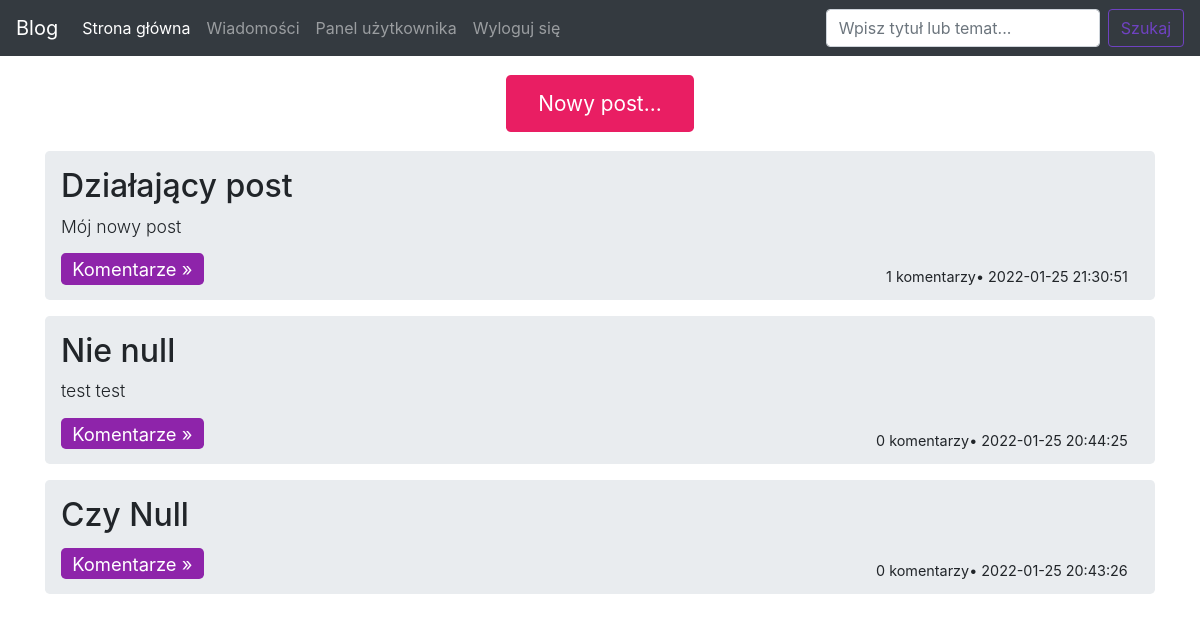
The app's page /Witryna/index.php (signed in), older data.
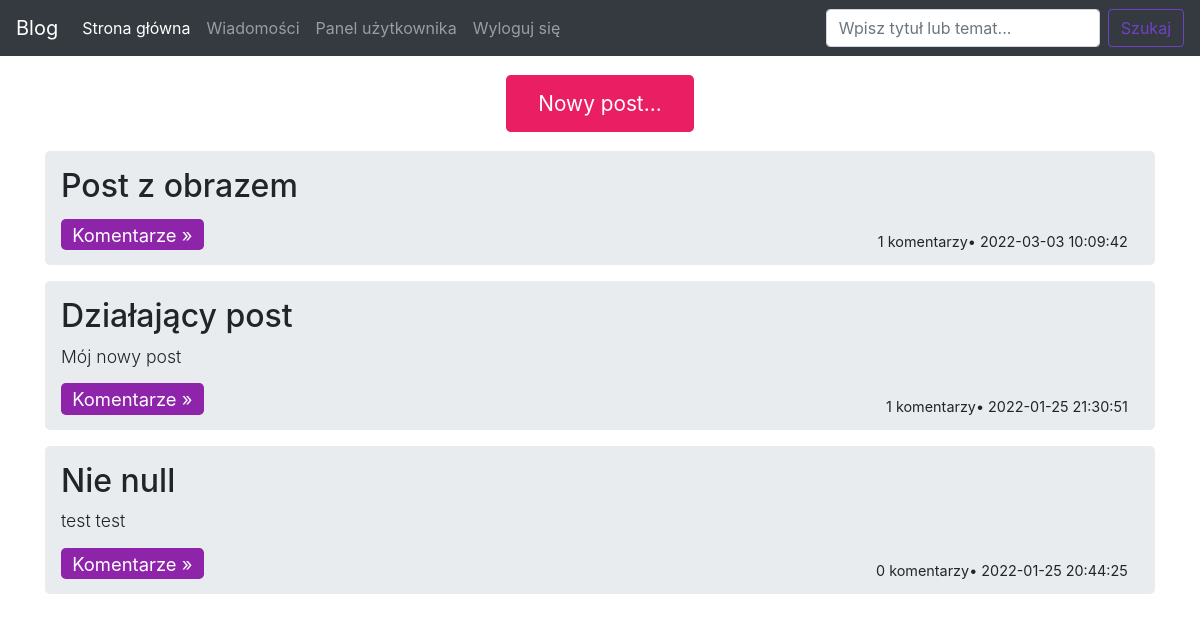
The same page, newer data.
### tables this page shows
CREATE TABLE `posty` (
  `idPost` int(11) NOT NULL,
  `tytul` varchar(200) NOT NULL,
  `data_utworzenia` timestamp NOT NULL DEFAULT current_timestamp() ON UPDATE current_timestamp(),
  `idUzytkownik` int(11) NOT NULL,
  `idTemat` int(11) NOT NULL
);

CREATE TABLE `trescpostow` (
  `idTrescPosta` int(11) NOT NULL,
  `tresc` text DEFAULT NULL,
  `idPost` int(11) NOT NULL
);

### Witryna/index.php (the view, shortened to what this page needs)
<!DOCTYPE html>
<head>
	<link href="css/bootstrap.css" rel="stylesheet">
	<link href="css/index.css" rel="stylesheet">
</head>
<body>
    <nav class="navbar navbar-expand-md navbar-dark fixed-top bg-dark">
      <a class="navbar-brand" href="">Blog</a>
      <div class="collapse navbar-collapse" id="navbarCollapse">
        <ul class="navbar-nav mr-auto">
          <li class="nav-item active">
            <a class="nav-link" href="./index.php">Strona główna <span class="sr-only">(current)</span></a>
          </li>
          <li class="nav-item">
            <a class="nav-link" href="./contacts.php">Wiadomości</a>
          </li>
          <li class="nav-item">
            <a class="nav-link" href="./profile.php">Panel użytkownika</a>
          </li>
		  <li class="nav-item">
            <a class="nav-link" href="./destroy.php">Wyloguj się</a>
          </li>
        </ul>
        <form class="form-inline mt-2 mt-md-0" action="./szukaj.php" method="post">
          <input class="form-control mr-sm-2" type="text" name = "key" placeholder="Wpisz tytuł lub temat..." aria-label="Search">
          <button class="btn btn-outline-success my-2 my-sm-0" type="submit">Szukaj</button>
        </form>
      </div>
    </nav>
    <main role="main" class="container">
	  <div class='newPost'><a class="btn-np btn-lg btn-primary" href="addPostForm.php" role="button">Nowy post...</a></div>
	  <?php
		require 'notLogged.php';
		$connect = new mysqli($dbhost, $dbusername, $dbpassword, $dbname);
		if(!isset($_SESSION["key"])){
			$result = $connect->query("select * from posty order by data_utworzenia desc");
		}
		else{
			$result = $connect->query("select * from posty inner join tematy on tematy.idTemat=posty.idTemat where posty.tytul LIKE '%".$_SESSION['key']."%' or tematy.nazwa LIKE '%".$_SESSION['key']."%' order by data_utworzenia desc");
			unset($_SESSION['key']);
		}
				if ($result->num_rows > 0) {
					while($row = $result->fetch_assoc()){
					?>
						<div class="jumbotron">
						<h2><?php echo $row['tytul'] ?></h2>
						<p class="lead">
						<?php
						$ress = $connect->query("select tresc from trescpostow where idPost = '".$row['idPost']."'");if ($ress->num_rows > 0) { $tresc = $ress->fetch_assoc();
						if(!is_null($tresc['tresc'])) {echo $tresc['tresc']; }}
						 ?>
						</p>
						<div class="sidetext"><?php $res3 = $connect->query("select count(idKomentarz) as kom from komentarze where idPost = '".$row['idPost']."'");
						$tresc = $res3->fetch_assoc(); echo $tresc['kom']." komentarzy"; ?>&bull; <?php echo $row['data_utworzenia']; ?>
						</div>
						<a class="btn-lg btn-primary" href="./comments.php?idPost=<?php echo $row['idPost']; ?>" role="button">Komentarze »</a>
						</div>
					<?php
					}
				}
				else{
					?>
						<div class="jumbotron">
						<h2>Brak postów</h2>
						</div>
					<?php
				}
		?>
    </main>
</body>
</html>

### Witryna/css/index.css (style rules this page uses)
body { padding-top: 4.5rem; }
.jumbotron { padding: 1rem 1rem; margin-bottom: 1rem; }
.lead { font-size: 1.1rem; font-weight: 300; }
.btn-lg, .btn-group-lg > .btn { padding: 0.3rem 0.7rem; font-size: 1.15rem; line-height: 1.5; border-radius: 0.3rem; float:clear; background-color:#8E24AA; }
.sidetext { float:right; padding:0.6rem 0.7rem; font-size: 0.90rem; }
.newPost { margin-bottom:2rem; margin-top:1rem; text-align:center; }
.btn-np { padding: 1rem 2rem; font-size: 1.3rem; line-height: 1.5; border-radius: 0.3rem; background-color: #E91E63; }

Row changes from the older to the newer data that the page shows:
removed posty: tytul "Czy Null", kom "0", data_utworzenia "2022-01-25 20:43:26"
added posty: tytul "Post z obrazem", kom "1", data_utworzenia "2022-03-03 10:09:42"
